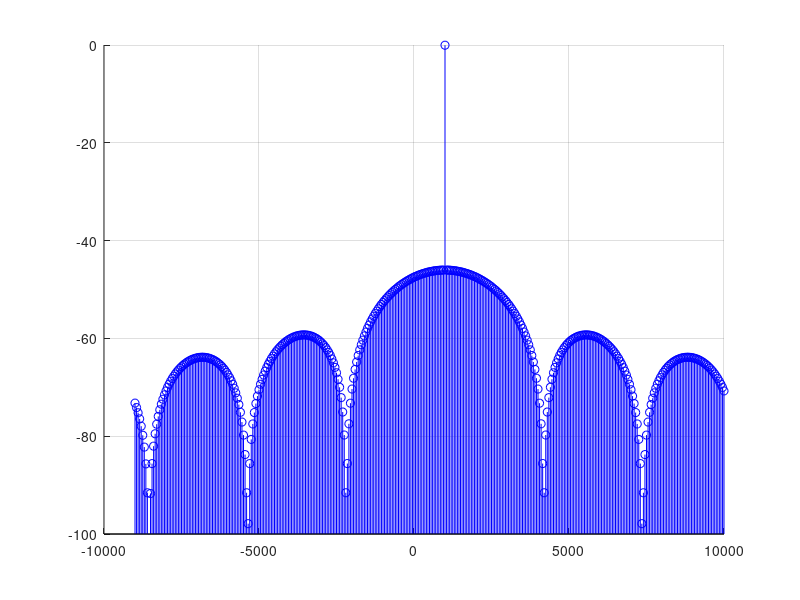
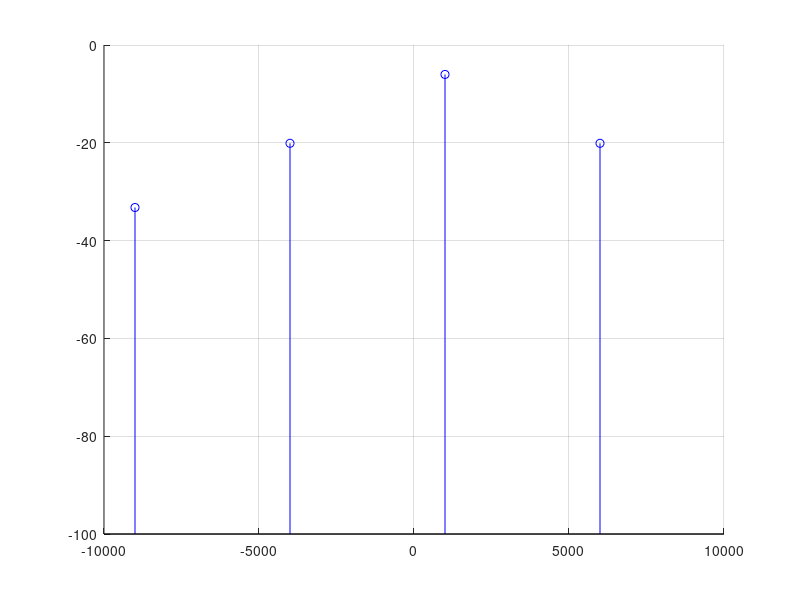

These figures' MATLAB source, in order:
% blanker.m
% Plot spectrum for noise blanker output

1;

function plot_blanker(f_sig_hz, amp, f_max_hz, pulse_rate_hz, pulse_duty_cycle, c, leg='')
  centre_amp = (1-pulse_duty_cycle)*amp;
  N = round(f_max_hz/pulse_rate_hz);
  sideband_amp = amp*pulse_duty_cycle*sinc(pi*(1:N)*pulse_duty_cycle);
  amps = 20*log10([fliplr(sideband_amp) centre_amp sideband_amp]);
  freqs = f_sig_hz + [-fliplr(pulse_rate_hz*(1:N)) 0 pulse_rate_hz*(1:N)];
  stem(freqs,amps,c,'basevalue',-100)
  if length(leg)
    legend(leg);
  end
endfunction

bandwidth_hz = 20E3;  f_max_hz = bandwidth_hz/2;
figure(1); clf; hold on;
pulse_period = 20E-3; pulse_length = 100E-6;
plot_blanker(1000, 1, f_max_hz, 1/pulse_period, pulse_length/pulse_period, 'b')
grid;
axis([-f_max_hz f_max_hz -100 0]);
hold off;

figure(2); clf; hold on;
pulse_period = 1/5000; pulse_length = 100E-6;
plot_blanker(1000, 1, f_max_hz, 1/pulse_period, pulse_length/pulse_period, 'b')
grid;
axis([-f_max_hz f_max_hz -100 0]);
hold off;